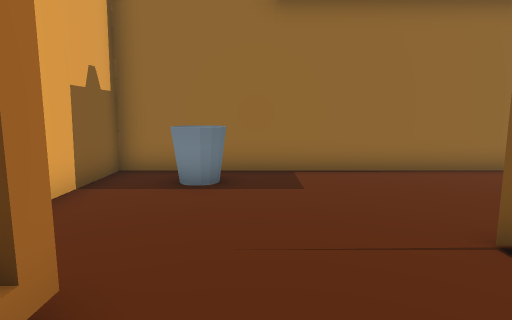
[1] (above)

13 first-person views from a walk through a Unity game level. The camera is 1.5 m above the floor, tilts 8° down and sees 75° across. The floor is counted in squares, 1 m on a side. Each view is taken from the middle of a square. On the plan, view 1 faces up. The plan holds only what a view shows up to about 15 squares ahead; the rest is blank.

[2]
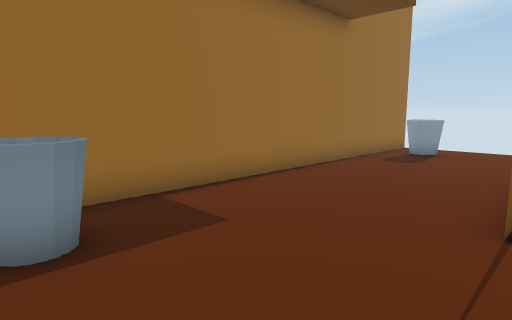

[3]
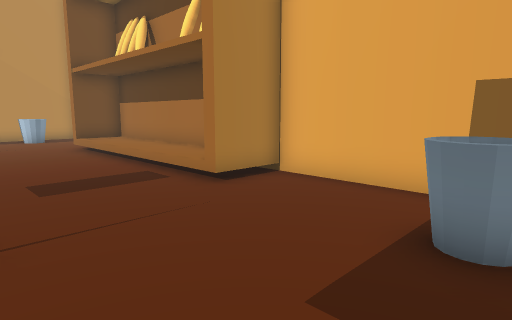

[4]
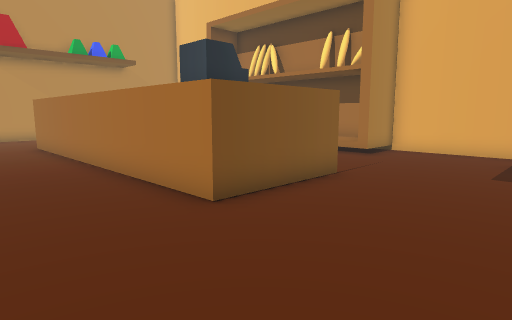

[5]
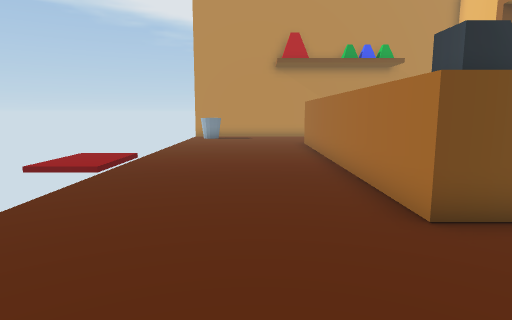

[6]
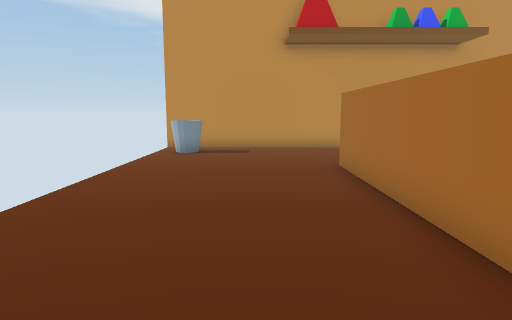

[7]
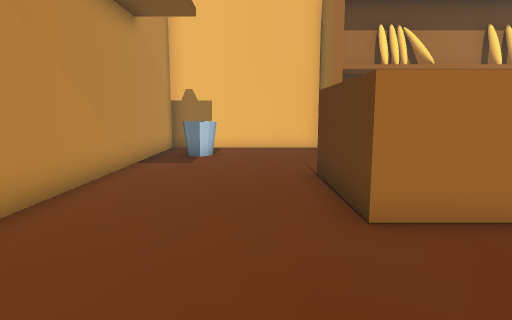

[8]
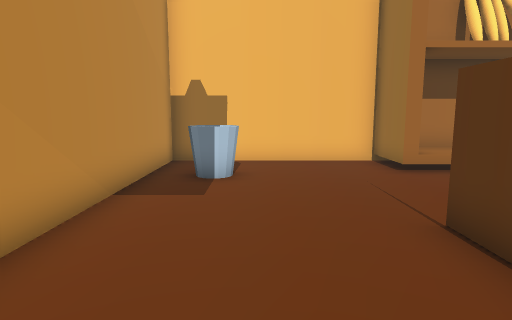

[9]
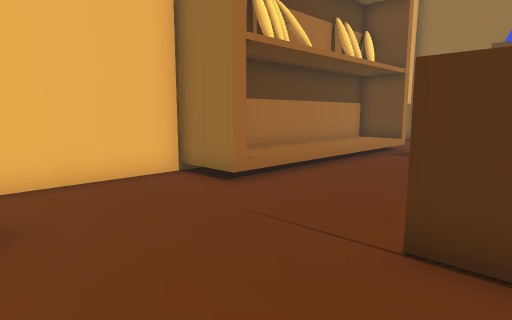

[10]
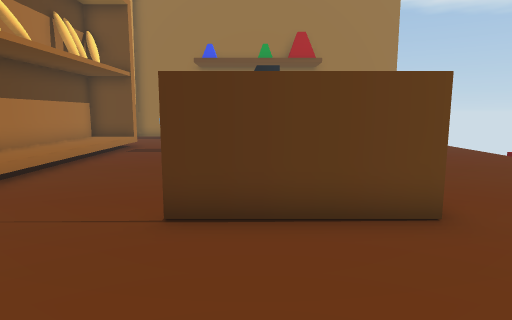

[11]
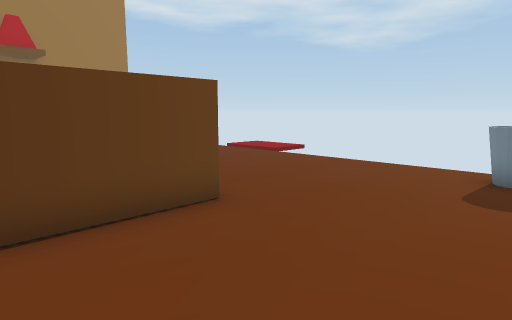

[12]
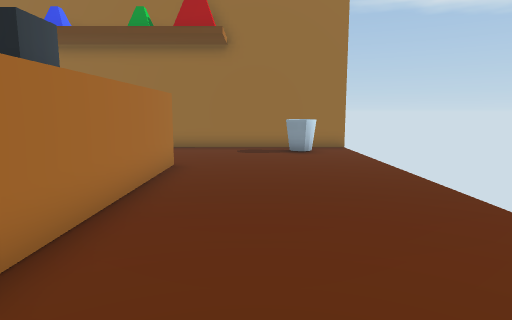

[13]
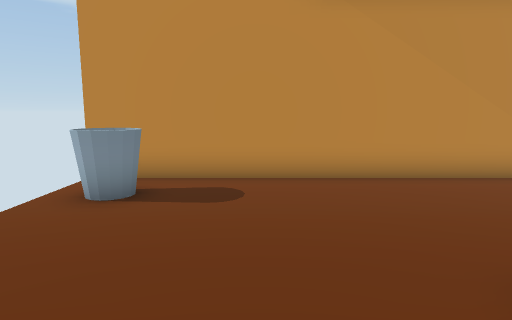

### Floor plan
Key: @ floor where view 1 was taken; # wall or solid block; x gap in a wall; . main floor; : floor 0.5 m higher than the main floor; = window, fence, low wall or low ledge.
Columns run from 4 left of view 1 to 13 right of it. Each row starts with its distance up from view 1.
  9 ##################
  8 #..x...........x.
  7 #..=...........=.
  6 #................
  5 #................
  4 #................
  3 #......####......
  2 ###....   #......
  1  #:....   #......
  0  #:.@..   #......
 -1  #:....   #......
 -2  #:....   #......
 -3  #:....   #......
 -4  #:...    #......
 -5  #:....   #......
 -6  #:....   #......
 -7 ###....   #......
 -8 #......####......
 -9 #................
-10 #................
-11 #................
-12 #..=...........=#
-13 #...............
-14 #################

Where each view was taken, in squares from view 1:
view 1: 0 up, 0 right, facing up
view 2: 3 up, 2 left, facing up-right
view 3: 8 up, 3 right, facing down-left
view 4: 8 up, 10 right, facing down-left
view 5: 8 up, 9 right, facing down
view 6: 1 up, 9 right, facing down
view 7: 10 down, 11 right, facing left
view 8: 11 down, 7 right, facing left
view 9: 12 down, 4 right, facing up-left
view 10: 13 down, 4 right, facing up
view 11: 13 down, 3 right, facing up-right
view 12: 6 down, 9 right, facing up
view 13: 6 down, 9 right, facing down
